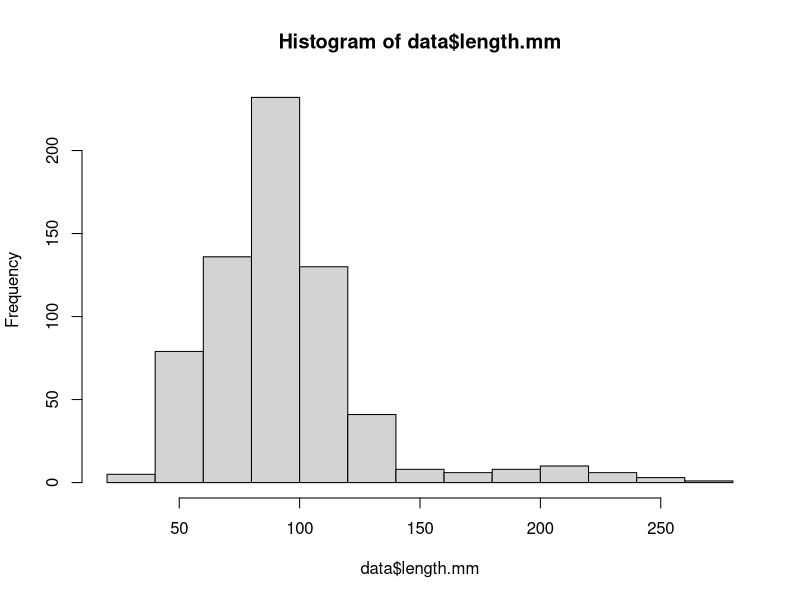
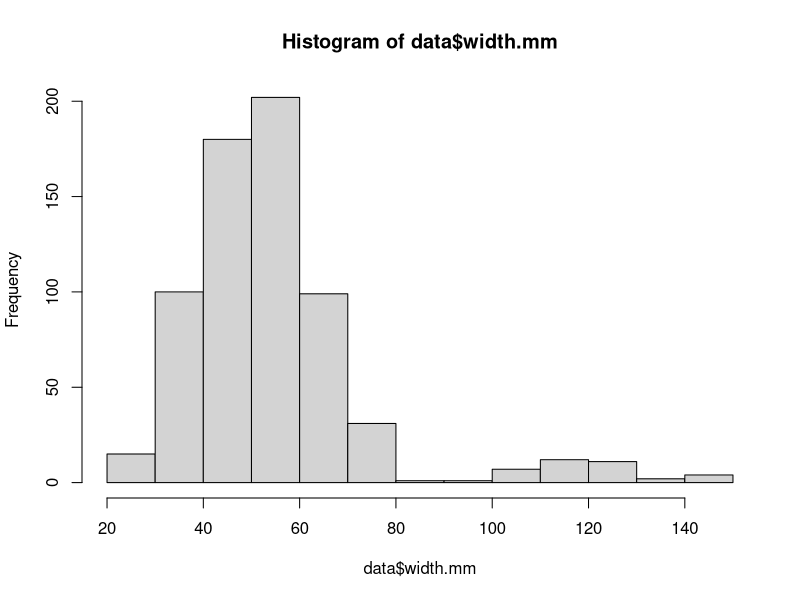
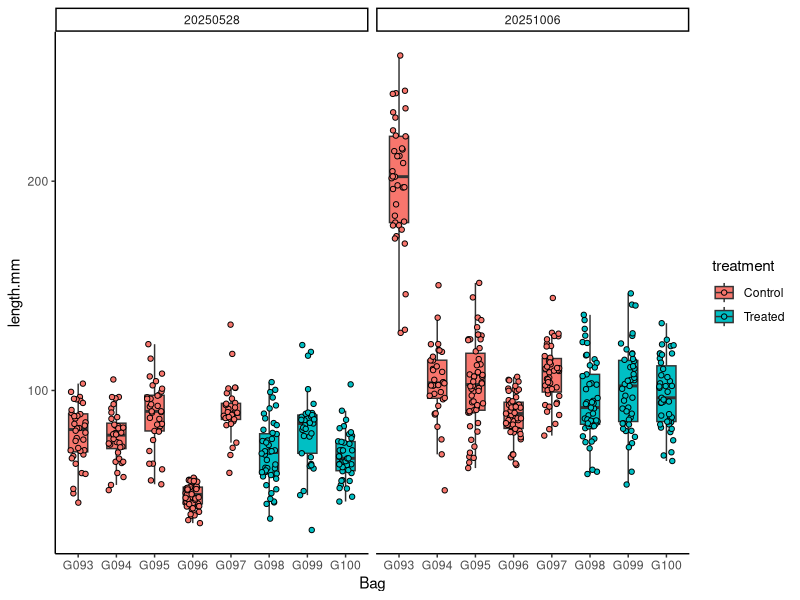
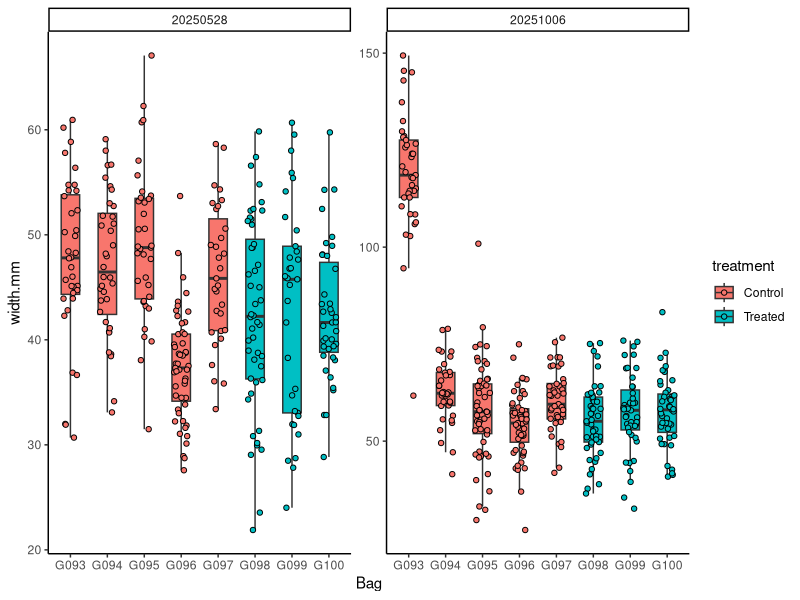
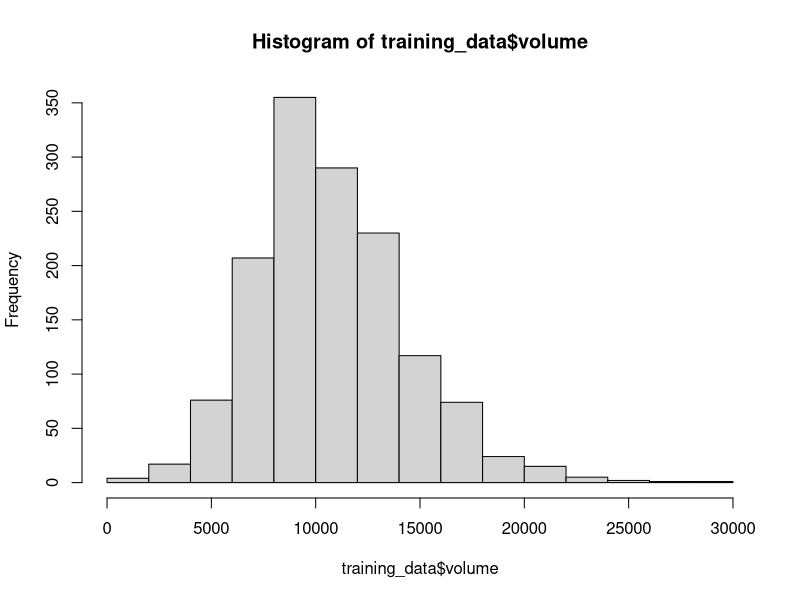
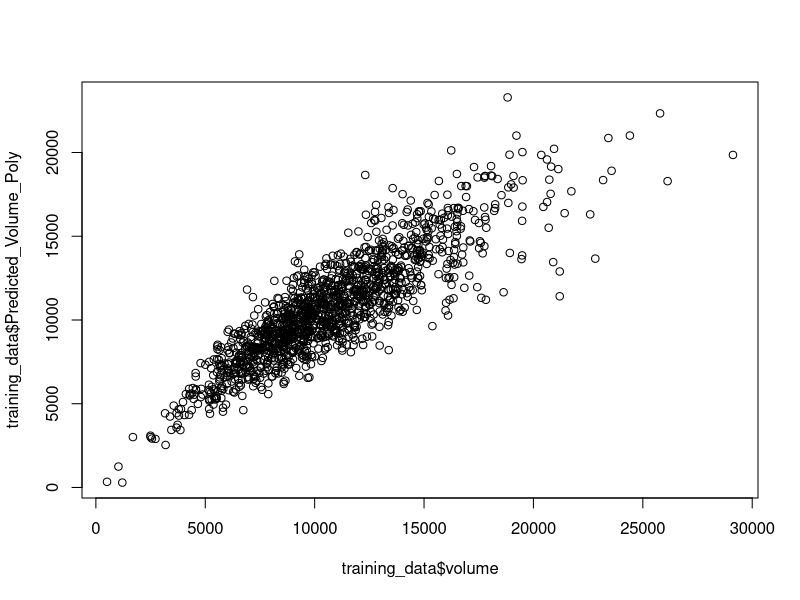
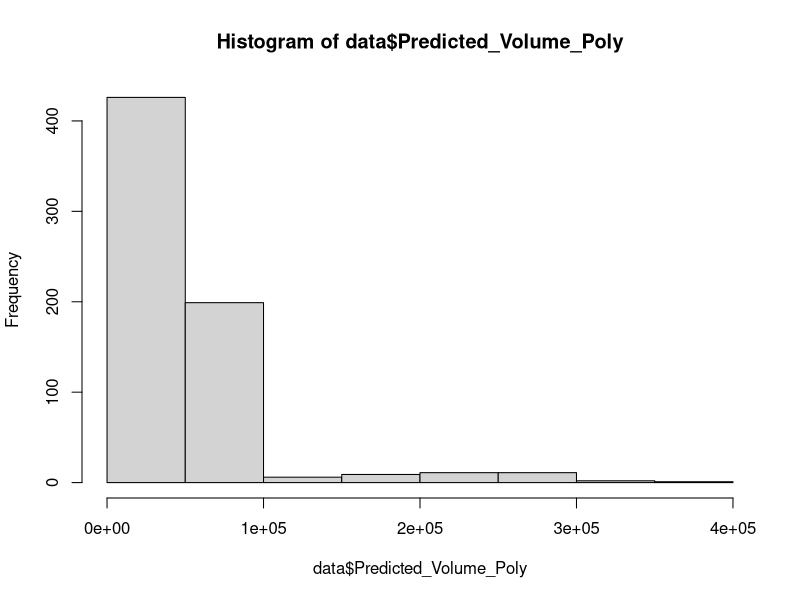
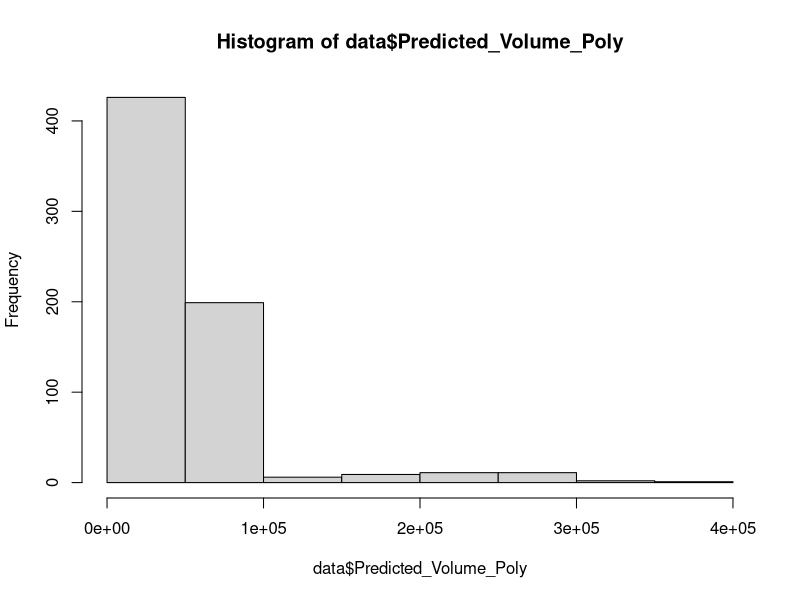

The R script that drew these images, in order:
## ---- chunk 1
knitr::opts_chunk$set(echo = TRUE, warning = FALSE, message = FALSE)
## ---- chunk 2
if ("tidyverse" %in% rownames(installed.packages()) == 'FALSE') install.packages('tidyverse') 
if ("ggplot2" %in% rownames(installed.packages()) == 'FALSE') install.packages('ggplot2') 
if ("ggeffects" %in% rownames(installed.packages()) == 'FALSE') install.packages('ggeffects') 

library("ggplot2")
library("tidyverse")
library("lme4")
library("lmerTest")
library("emmeans")
library("car")
library("mgcv")
library("ggeffects")
library("cowplot")
library("readxl")
## ---- chunk 3
data<-read_excel(path="data/outplanting/Sequim/size_Sequim.xlsx")%>%
  mutate(date=as.factor(date))
## ---- chunk 4
data$bag<-factor(data$bag)
## ---- chunk 5
metadata<-read_csv(file="data/outplanting/Sequim/bag_list_Sequim.csv")
metadata$bag<-factor(metadata$bag)

data$treatment<-metadata$treatment[match(data$bag, metadata$bag)]
## ---- chunk 6
hist(data$length.mm)
hist(data$width.mm)
## ---- chunk 7
plot1<-data%>%
  ggplot(aes(x=bag, y=length.mm, fill = treatment)) +
  facet_wrap(~date)+
  geom_boxplot(width=.5, outlier.shape= NA, position = position_dodge(width = 0.4)) +
  geom_point(pch = 21, position=position_jitterdodge(dodge.width=0.4)) +
  xlab("Bag") + 
  theme_classic(); plot1
## ---- chunk 8
plot2<-data%>%
  ggplot(aes(x=bag, y=width.mm, fill = treatment)) +
  facet_wrap(~date, scales="free")+
  geom_boxplot(width=.5, outlier.shape= NA, position = position_dodge(width = 0.4)) +
  geom_point(pch = 21, position=position_jitterdodge(dodge.width=0.4)) +
  xlab("Bag") + 
  theme_classic(); plot2
## ---- chunk 9
training_data<-read_csv(file="data/outplanting/GoosePoint/growth_GoosePoint.csv")%>%
  mutate(date=as.factor(date))%>%
  filter(date %in% c("20240909", "20250825"))

training_data$volume <- (4/3) * pi * (training_data$length.mm/2) * (training_data$width.mm/2) * (training_data$depth.mm/2)

training_data<-training_data%>%
  filter(!is.na(volume))

hist(training_data$volume)
## ---- chunk 10
# Fit a polynomial regression model (2nd-degree polynomial)
poly_model <- lm(volume ~ poly(length.mm, 2) + poly(width.mm, 2) + length.mm:width.mm, data = training_data)

summary(poly_model)
## ---- chunk 11
training_data$Predicted_Volume_Poly <- predict(poly_model, training_data)
plot(training_data$Predicted_Volume_Poly ~ training_data$volume)
## ---- chunk 12
data$Predicted_Volume_Poly <- predict(poly_model, data)
hist(data$Predicted_Volume_Poly)
## ---- chunk 13
data<-data%>%filter(Predicted_Volume_Poly>0)
hist(data$Predicted_Volume_Poly)
## ---- chunk 14
data<-data%>%
  filter(!bag=="G093")
## ---- chunk 15
plot4<-data%>%
  ggplot(aes(x=bag, y=Predicted_Volume_Poly, fill = treatment)) +
  facet_wrap(~date)+
  geom_boxplot(width=.5, outlier.shape= NA, position = position_dodge(width = 0.4)) +
  geom_point(pch = 21, position=position_jitterdodge(dodge.width=0.4)) +
  xlab("Bag") + 
  scale_colour_manual(values=c("darkgray", "purple3"))+
  scale_fill_manual(values=c("darkgray", "purple3"))+
  theme_classic(); plot4

ggsave(plot4, filename="figures/growth/sequim/bag_sizes.png", width=8, height=5, units="in")
## ---- chunk 16
plot5<-data%>%
  ggplot(aes(x=treatment, y=Predicted_Volume_Poly, fill = treatment)) +
  facet_wrap(~date)+
  geom_boxplot(width=.5, outlier.shape= NA, position = position_dodge(width = 0.4)) +
  geom_point(pch = 21, position=position_jitterdodge(dodge.width=0.4)) +
  xlab("Treatment") +
  ylab(expression(paste("Growth (mm" ^3, ")")))+
  theme_classic() +
    scale_colour_manual(values=c("darkgray", "orange"))+
  scale_fill_manual(values=c("darkgray", "orange"))+
  theme(axis.text.x=element_text(angle=45, vjust=1, hjust=1), 
        legend.title=element_blank()); plot5

ggsave(plot5, filename="figures/growth/sequim/treatment_sizes.png", width=5, height=4, units="in")
## ---- chunk 17
plot6<-data%>%
  group_by(bag, treatment, date)%>%
  summarise(mean=mean(Predicted_Volume_Poly, na.rm=TRUE), se=sd(Predicted_Volume_Poly, na.rm=TRUE)/sqrt(length(Predicted_Volume_Poly)))%>%
  
  ggplot(aes(x=bag, y=mean, fill = treatment)) +
  facet_wrap(~date)+
  geom_point(pch = 21) +
  geom_errorbar(aes(ymin=mean-se, ymax=mean+se), width=0)+
  xlab("Bag") + 
  ylab("Volume")+
  #ylim(2000, 15000)+
  theme_classic() + 
  theme(axis.text.x=element_text(angle=45, vjust=1, hjust=1)); plot6
## ---- chunk 18
plot7<-data%>%
  group_by(treatment, date)%>%
  summarise(mean=mean(Predicted_Volume_Poly, na.rm=TRUE), se=sd(Predicted_Volume_Poly, na.rm=TRUE)/sqrt(length(Predicted_Volume_Poly)))%>%
  
  ggplot(aes(x=treatment, y=mean, fill = treatment)) +
  facet_wrap(~date)+
  geom_point(pch = 21, size=4) +
  geom_errorbar(aes(ymin=mean-se, ymax=mean+se), width=0)+
  xlab("Treatment") + 
  ylab("Volume")+
  #ylim(5000, 15000)+
  theme_classic() + 
  theme(axis.text.x=element_text(angle=45, vjust=1, hjust=1)); plot7
## ---- chunk 19
model<-lmer(sqrt(Predicted_Volume_Poly) ~ treatment + (1|bag:treatment) + (1|date), data=data)

summary(model)
anova(model)

qqPlot(residuals(model))
hist(residuals(model))
## ---- chunk 20
# Extract raw residuals
data$raw_resid <- residuals(model)

# Standardize residuals
data$std_resid <- data$raw_resid / sd(data$raw_resid)

# Flag potential outliers
outlier_threshold <- 3
data$outlier_flag <- abs(data$std_resid) > outlier_threshold

# Filter rows flagged as outliers
outliers <- data %>% filter(outlier_flag == TRUE)
print(outliers)

# Plot standardized residuals
ggplot(data, aes(x = seq_along(std_resid), y = std_resid)) +
  geom_point(aes(color = outlier_flag), size = 2) +
  geom_hline(yintercept = c(-outlier_threshold, outlier_threshold), linetype = "dashed", color = "red") +
  labs(title = "Standardized Residuals with Outliers", x = "Index", y = "Standardized Residual") +
  theme_minimal()
## ---- chunk 21
data<-data%>%
  filter(!outlier_flag==TRUE)
## ---- chunk 22
model<-lmer(sqrt(Predicted_Volume_Poly) ~ treatment + (1|bag:treatment), data=data)

summary(model)
anova(model)

qqPlot(residuals(model))
hist(residuals(model))
